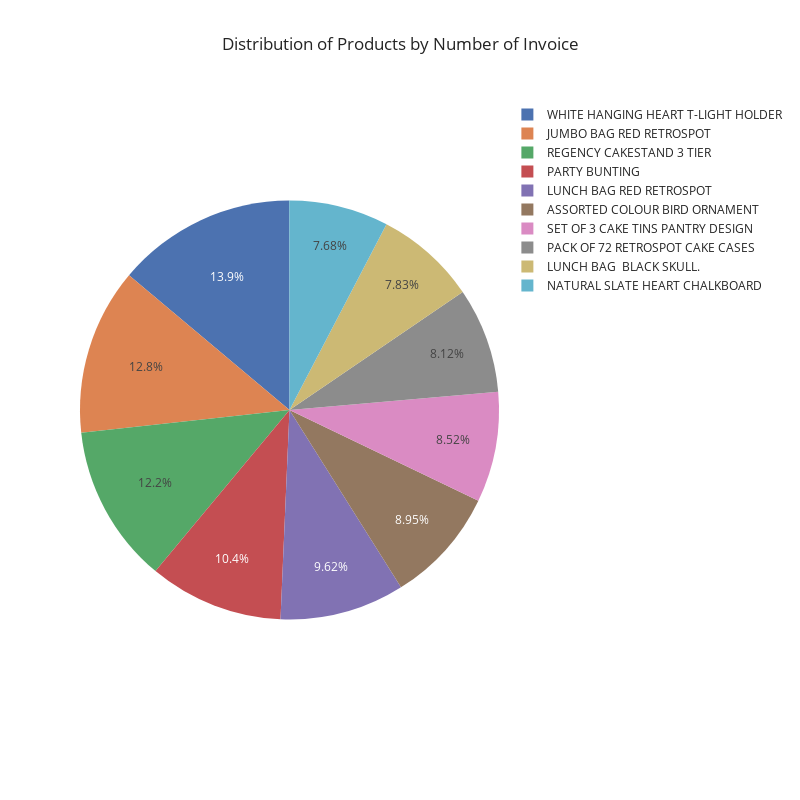

Notebook source saved alongside this figure:
### Code cell
transactions = pd.DataFrame(df.groupby('Description').nunique().sort_values('InvoiceNo', ascending=False).head(10)['InvoiceNo'])

# pie plot
fig = px.pie(transactions,
             width = 800,
             height= 800,
             values=transactions['InvoiceNo'],
             names=transactions.index,
             title="Distribution of Products by Number of Invoice",
             template="seaborn")
fig.update_traces(rotation=-50, textinfo="percent")

fig.show()

### Figure 1 — Plotly figure (JSON) as saved in the notebook; plotly's stock layout.template omitted (floating-point values rounded to 4 significant figures)
{"data": [{"domain": {"x": [0, 1], "y": [0, 1]}, "hovertemplate": "Description=%{label}<br>InvoiceNo=%{value}<extra></extra>", "labels": ["WHITE HANGING HEART T-LIGHT HOLDER", "JUMBO BAG RED RETROSPOT", "REGENCY CAKESTAND 3 TIER", "PARTY BUNTING", "LUNCH BAG RED RETROSPOT", "ASSORTED COLOUR BIRD ORNAMENT", "SET OF 3 CAKE TINS PANTRY DESIGN", "PACK OF 72 RETROSPOT CAKE CASES", "LUNCH BAG  BLACK SKULL.", "NATURAL SLATE HEART CHALKBOARD"], "legendgroup": "", "name": "", "rotation": -50, "showlegend": true, "textinfo": "percent", "type": "pie", "values": [2256, 2089, 1988, 1685, 1564, 1455, 1385, 1320, 1273, 1249]}], "layout": {"height": 800, "legend": {"tracegroupgap": 0}, "title": {"text": "Distribution of Products by Number of Invoice"}, "width": 800}}
